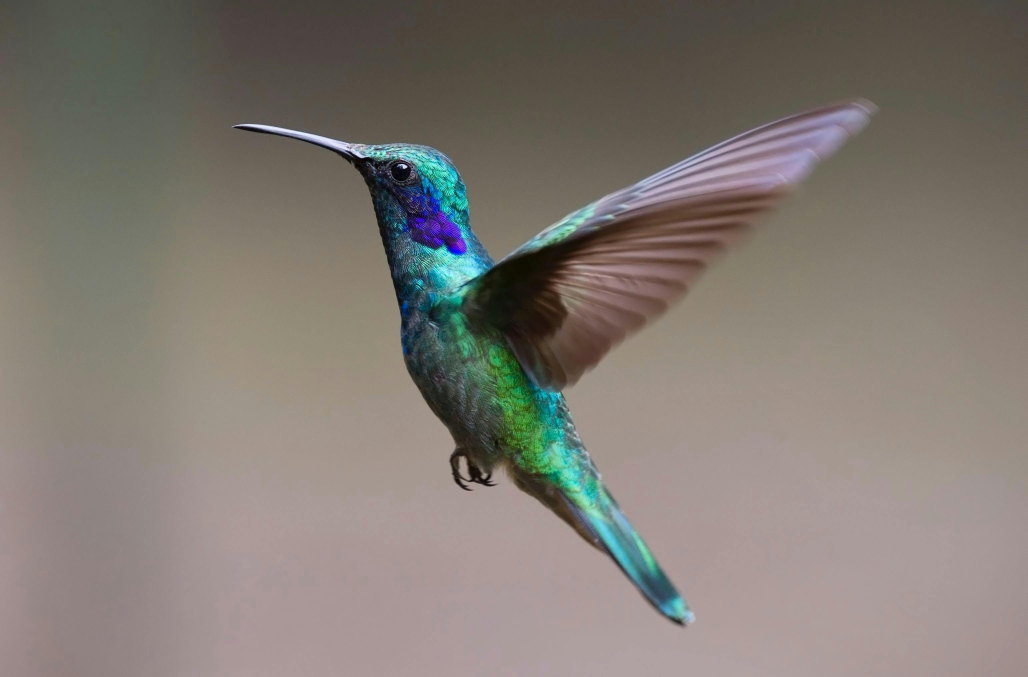
#> input picture openCV/data/bird.jpg, 3082 x 2031 px (shown at 1/3 size)
$ python colorspace1.py
#> lines starting #> are read from the running program, lines starting #| are printed output that depends on the picture
import os
import cv2 as cv

img = cv.imread(os.path.join('.','data','bird.jpg'))
#> img is the input picture: shape (2031, 3082, 3); mean B, G, R 114.9, 121.9, 129.1

img = cv.resize(img, (920,680))
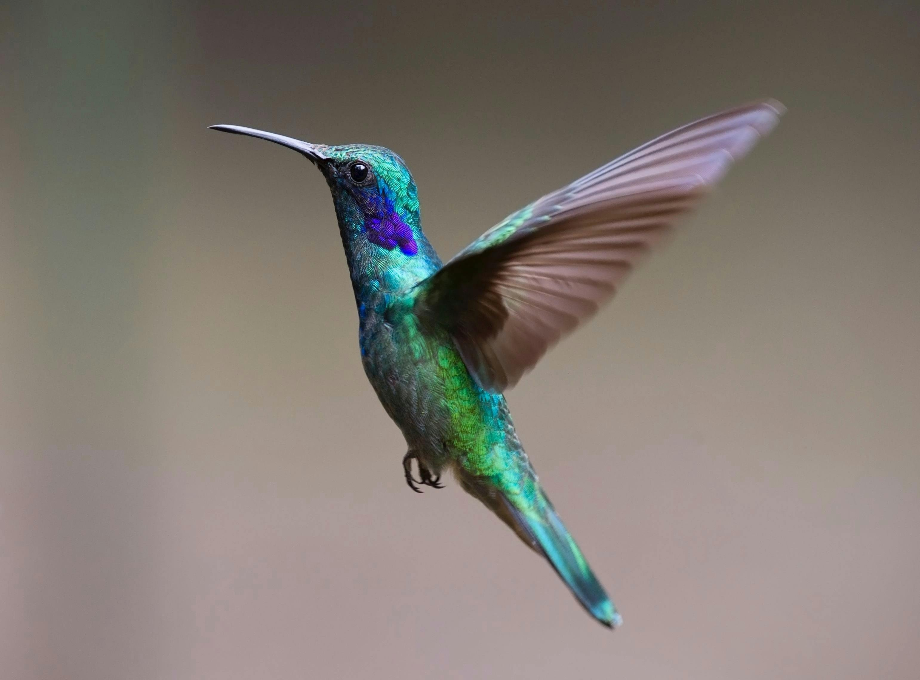
#> img: shape (680, 920, 3); mean B, G, R 114.9, 121.8, 129
img_rgb = cv.cvtColor(img, cv.COLOR_BGR2RGB)
img_gray = cv.cvtColor(img, cv.COLOR_BGR2GRAY)
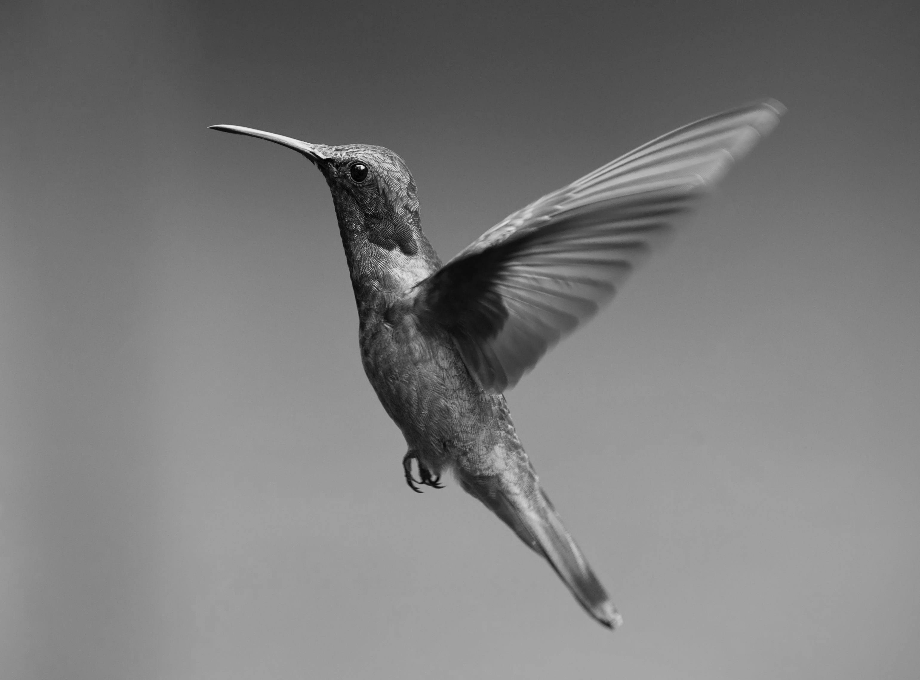
#> img_gray: shape (680, 920); min 1, max 240, mean 123.2
img_hsv = cv.cvtColor(img, cv.COLOR_BGR2HSV)
#> img_hsv: shape (680, 920, 3); mean H, S, V 21.1, 43.3, 132.7

cv.imshow('img', img)
cv.imshow('imgRGB', img_rgb)
cv.imshow('imgGRAY', img_gray)
cv.imshow('imghsv', img_hsv)
cv.waitKey(0)
